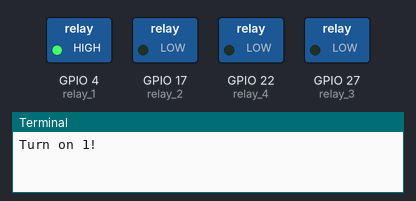
Recording of a program running on a simulated Raspberry Pi (BCM pin numbers). Parts: switched loads named in the program (green lamp = pin HIGH), the last lines printed to the terminal. At 23.0 s the program stops and its outputs stay as they are.

Above: at 0.1 s.
At 6.1 s:
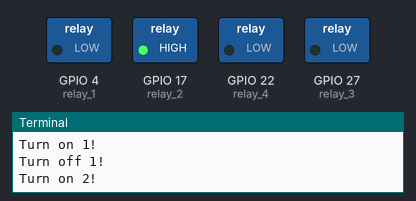
At 12.1 s:
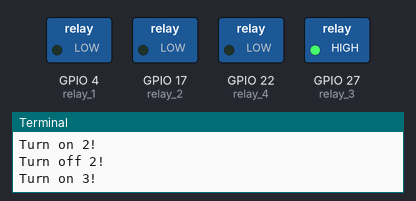
At 18.1 s:
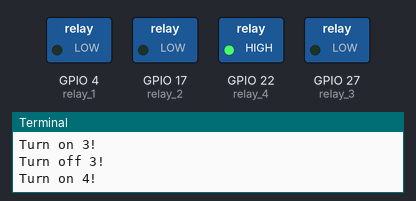
At 23.1 s:
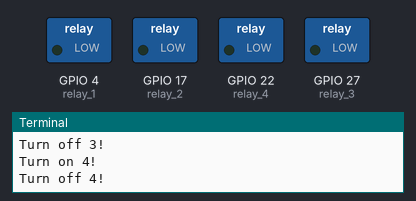
Timing chart, 0 to 24.5 s (numbered marks = the images above):
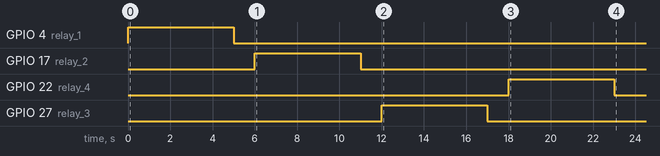

The program:

simple-gpiozero.py
```python
# get packages to help us
import gpiozero
import time

# set up each of the relay pins as outputs
relay_1 = gpiozero.OutputDevice(4)
relay_2 = gpiozero.OutputDevice(17)
relay_3 = gpiozero.OutputDevice(27)
relay_4 = gpiozero.OutputDevice(22)

# toggle relay 1!
print('Turn on 1!')
relay_1.on()
time.sleep(5)
print('Turn off 1!')
relay_1.off()
time.sleep(1)

# toggle relay 2!
print('Turn on 2!')
relay_2.on()
time.sleep(5)
print('Turn off 2!')
relay_2.off()
time.sleep(1)

# toggle relay 3!
print('Turn on 3!')
relay_3.on()
time.sleep(5)
print('Turn off 3!')
relay_3.off()
time.sleep(1)

# toggle relay 4!
print('Turn on 4!')
relay_4.on()
time.sleep(5)
print('Turn off 4!')
relay_4.off()
```

Measured:
- by itself, GPIO 4 (relay_1): LOW → HIGH at 0.00 s, → LOW 5.0 s later
- by itself, GPIO 17 (relay_2): LOW → HIGH at 6.0 s, → LOW 5.0 s later
- by itself, GPIO 22 (relay_4): LOW → HIGH at 18.0 s, → LOW 5.0 s later
- by itself, GPIO 27 (relay_3): LOW → HIGH at 12.0 s, → LOW 5.0 s later
